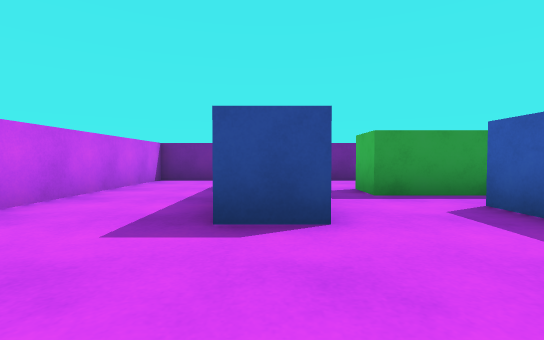
[1] (above)

15 first-person views from a walk through a Unity game level. The camera is 0.55 m above the floor, tilts 2° down and sees 85° across. The floor is counted in squares, 1 m on a side. Each view is taken from the middle of a square. On the plan, view 1 faces up. The plan holds only what a view shows up to about 9 squares ahead; the rest is blank. The player character is not drawn.

[2]
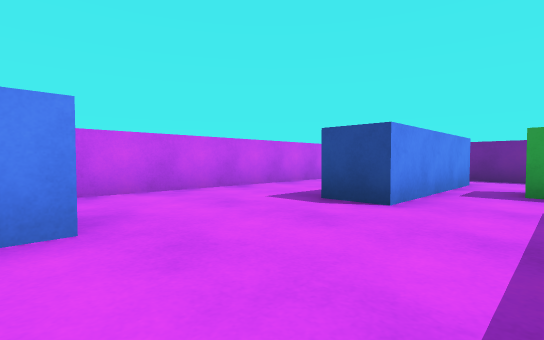

[3]
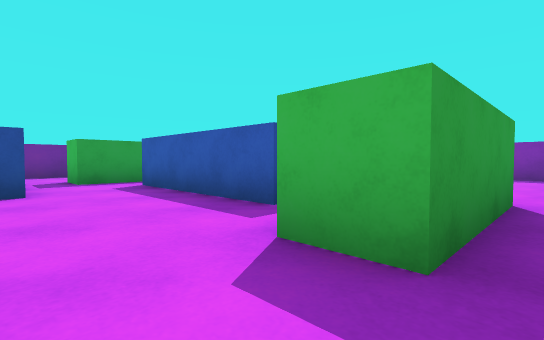

[4]
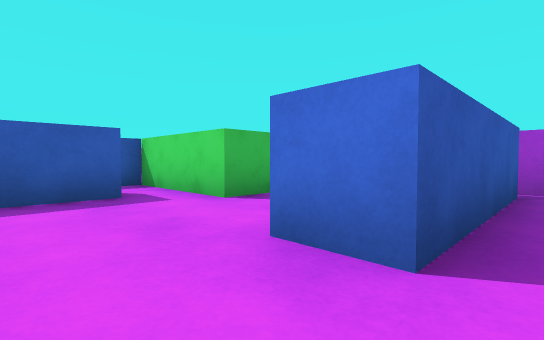

[5]
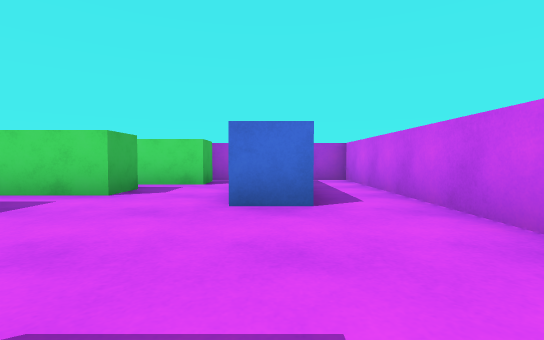

[6]
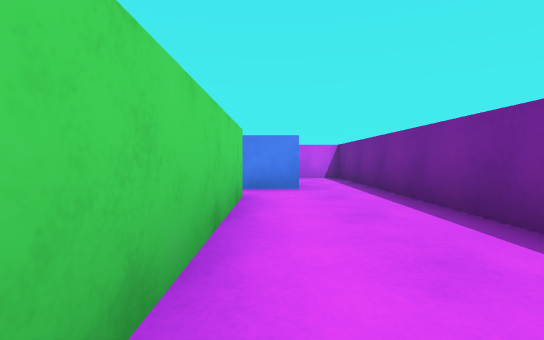

[7]
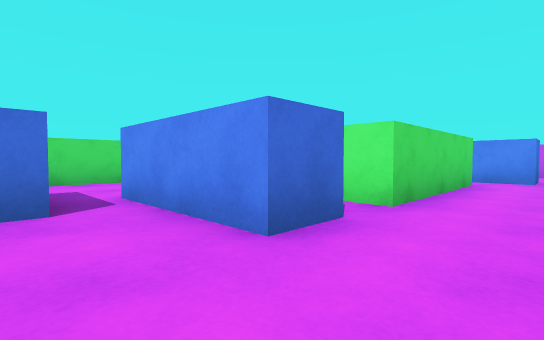

[8]
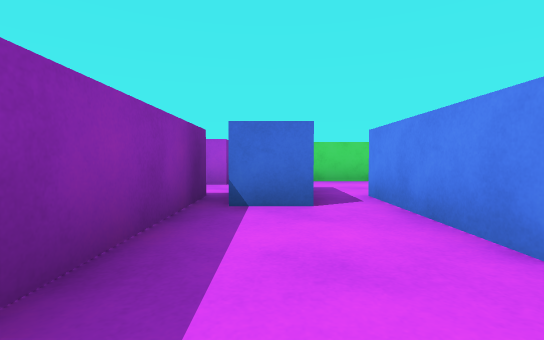

[9]
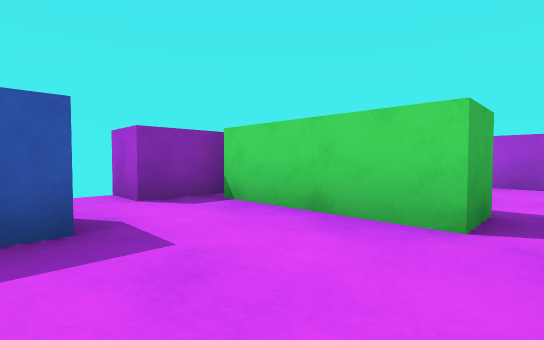

[10]
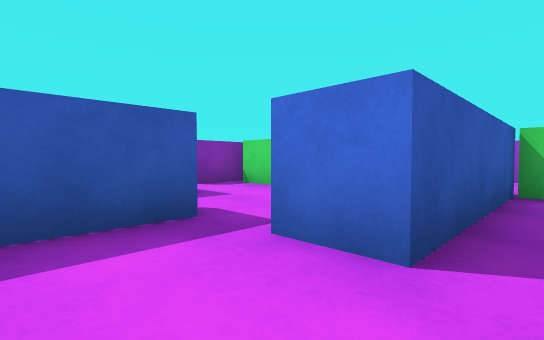

[11]
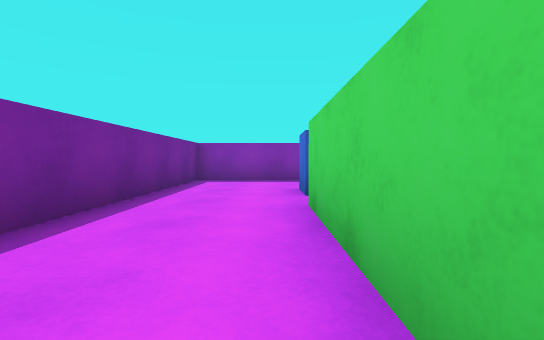

[12]
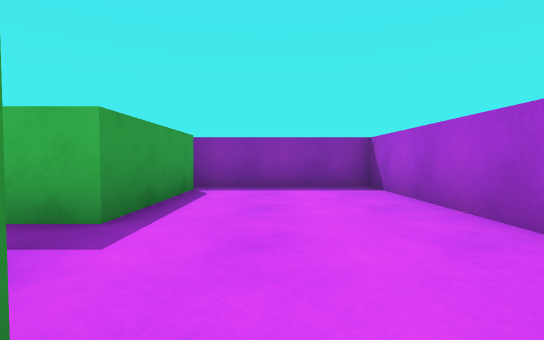

[13]
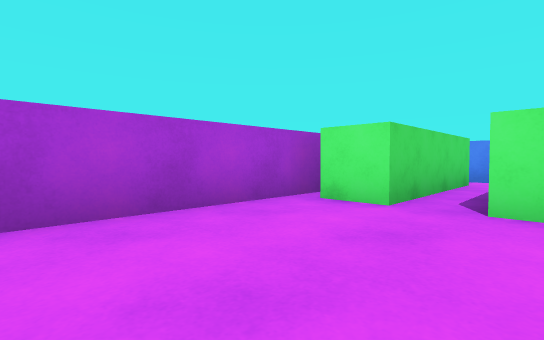

[14]
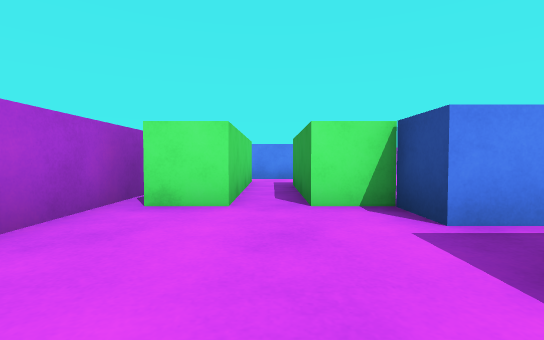

[15]
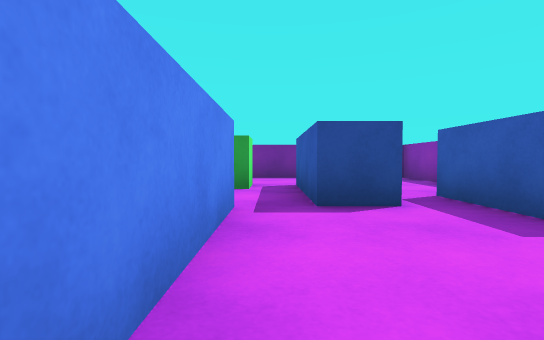

### Floor plan
Points are (right, up) in squares from view 1. A wall is a line through its corners. A room is listed if a view was taken in it or the views show most of it. See-through windows are left out.
Room 1 (views 1, 2, 4, 5)
walls: (0.5, 3.5) (0.5, 2.5) (-0.5, 2.5); (2.6, -0.5) (2.6, 3.6); (1.5, -1.5) (3.4, -1.5); (-0.5, 6.5) (0.5, 6.5); (0.5, 8) (-3, 8) (-3, -5) (-1.4, -5); (-1.5, -4.5) (-1.5, -0.5) (-0.5, -0.5) (-0.5, -1.4)
ways out: opening at (0.5, -2) to room 2; opening at (0, 7) to room 3; opening at (3, -1) to room 5; opening at (1.5, 3) to room 7
Room 2 (views 3, 12)
walls: (0.5, -4.6) (0.5, -3.5) (4.5, -3.5); (-0.5, -1.4) (-0.5, -3.8); (0.1, -5) (0.6, -5); (4.5, -2.5) (1.5, -2.5) (1.5, -1.5)
ways out: opening at (0.5, -2) to room 1; opening at (4, -3) to room 6
Room 3 (views 6, 11)
walls: (1.5, 5.6) (5.6, 5.6) (5.6, 4.5); (6.5, 4.4) (6.5, 5.6) (7.5, 5.6); (0.5, 6.5) (0.5, 5.5); (7.5, 8) (0.5, 8)
ways out: opening at (0, 7) to room 1; opening at (6, 5) to room 4; opening at (7, 6.5) to room 4; opening at (1, 5) to room 7
Room 4 (views 7, 8, 9)
walls: (10, 2.5) (10, 8) (7.5, 8); (5.6, 2.4) (5.6, -0.5); (7.5, 5.6) (7.5, 2.5) (6.5, 2.5) (6.5, 4.4); (6.5, -0.5) (9.6, -0.5); (10, -1) (10, 0.5) (11, 0.5)
ways out: opening at (6, 5) to room 3; opening at (7, 6.5) to room 3; opening at (5, 3.5) to room 5; opening at (6, -1) to room 6
objects: blue block (9, 2) to (9, 3)
Room 5 (view 10)
walls: (3.4, -1.5) (4.6, -1.5) (4.6, 2.4) (5.6, 2.4)
ways out: opening at (3, -1) to room 1; opening at (5, 3.5) to room 4; opening at (3, 4) to room 7
Room 6 (views 13, 14, 15)
walls: (4.5, -3.5) (4.5, -4.6); (5.6, -0.5) (5.6, -1.5) (4.6, -1.5); (4.5, -1.5) (4.5, -2.5); (9.6, -1.5) (6.5, -1.5) (6.5, -0.5); (3.4, -5) (10, -5) (10, -1)
ways out: opening at (4, -3) to room 2; opening at (6, -1) to room 4
Room 7 (no view inside)
walls: (3.4, 4.6) (1.5, 4.6) (1.5, 5.6); (0.5, 5.5) (0.5, 3.5)
ways out: opening at (1.5, 3) to room 1; opening at (1, 5) to room 3; opening at (3, 4) to room 5

Positions as (right, up) in squares from view 1, and headings:
1: (0, 0), facing up
2: (2, -1), facing up-left
3: (0, -3), facing up-right
4: (-2, 1), facing down-right
5: (-1, 3), facing down
6: (6, 6), facing left
7: (9, 7), facing down-left
8: (9, 7), facing down
9: (6, 2), facing down-right
10: (4, 4), facing down-right
11: (2, 6), facing right
12: (4, -3), facing right
13: (8, -2), facing down-left
14: (8, -3), facing left
15: (6, -1), facing up
